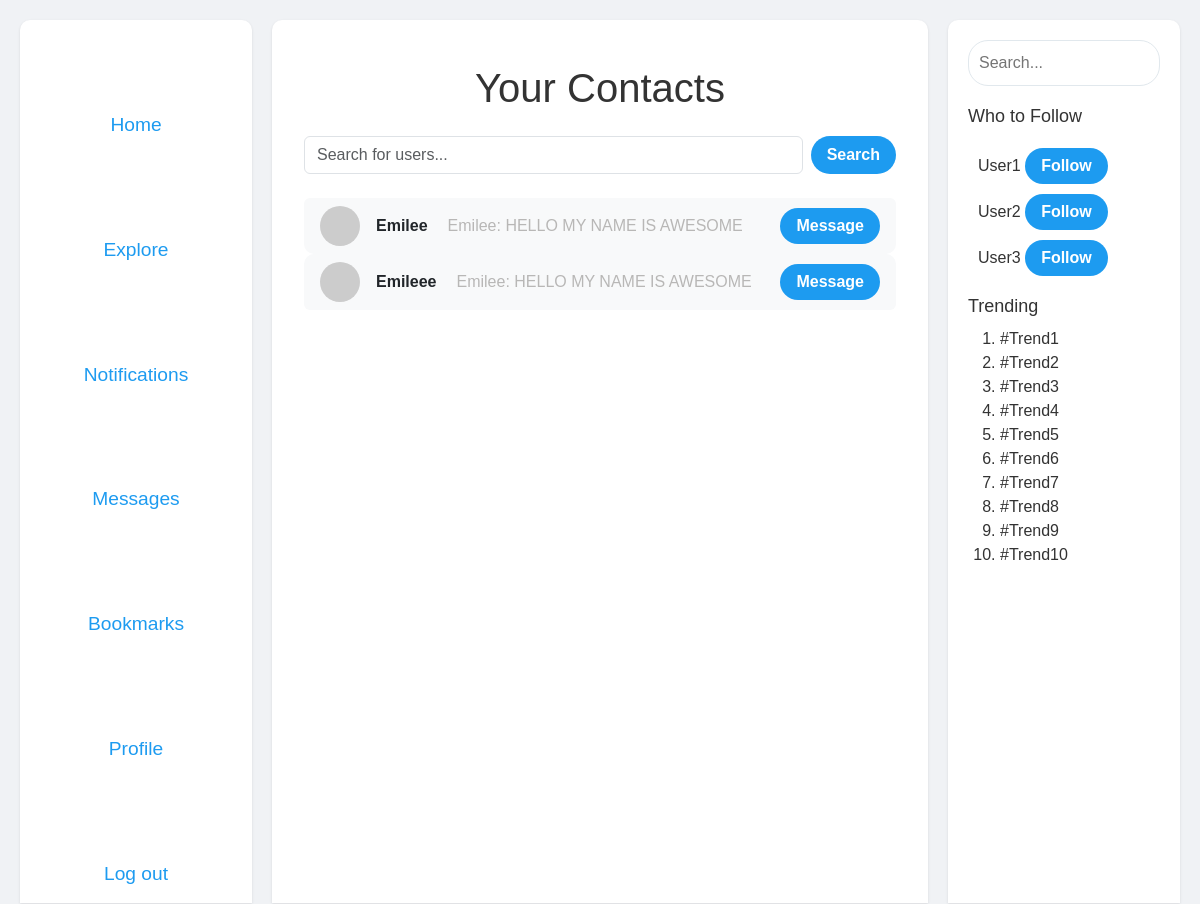
/contacts (signed in), run on the app's committed database.
### tables this page shows
CREATE TABLE users (
    id INTEGER PRIMARY KEY AUTOINCREMENT,
    username TEXT UNIQUE NOT NULL,
    password TEXT NOT NULL,  -- You should hash passwords before storing them
    email TEXT UNIQUE,
    created_at DATETIME DEFAULT CURRENT_TIMESTAMP
);

CREATE TABLE messages (
    sender_id INTEGER NOT NULL,      -- The ID of the sender
    receiver_id INTEGER NOT NULL,    -- The ID of the receiver
    message TEXT NOT NULL,           -- The text content of the message
    message_id INTEGER PRIMARY KEY AUTOINCREMENT -- Unique ID for each message
, timestamp TIMESTAMP DEFAULT CURRENT_TIMESTAMP);

### app.py (the view)
@app.route('/contacts')
@login_required
def contacts():
    if 'user_id' not in session:
        return redirect(url_for('login'))
    user_id = session['user_id']
    add_contacts = db.execute(
        "SELECT DISTINCT sender_id FROM messages WHERE receiver_id = ? AND sender_id != ?",
        user_id, user_id
    )
    add_contacts2 = db.execute(
        "SELECT DISTINCT receiver_id FROM messages WHERE sender_id = ? AND receiver_id != ?",
        user_id, user_id
    )
    for contact in add_contacts:
        contact_id = contact['sender_id']
        existing_contact = db.execute(
            "SELECT 1 FROM contacts WHERE user_id = ? AND contact_id = ?",
            user_id, contact_id
        )
        if not existing_contact:
            db.execute(
                "INSERT INTO contacts (user_id, contact_id) VALUES (?, ?)",
                user_id, contact_id
            )
    for contact in add_contacts2:
        contact_id = contact['receiver_id']
        existing_contact = db.execute(
            "SELECT 1 FROM contacts WHERE user_id = ? AND contact_id = ?",
            user_id, contact_id
        )
        if not existing_contact:
            db.execute(
                "INSERT INTO contacts (user_id, contact_id) VALUES (?, ?)",
                user_id, contact_id
            )
    msg = {}
    latest = db.execute("SELECT message FROM messages WHERE sender_id = ? OR receiver_id = ? ORDER BY timestamp ASC", user_id, user_id)[0]['message']
    sender = db.execute("SELECT sender_id FROM messages WHERE sender_id = ? OR receiver_id = ? ORDER BY timestamp ASC", user_id, user_id)[0]['sender_id']
    name = db.execute("SELECT username FROM users WHERE id = ?", sender)[0]['username']
    contacts = db.execute('''
        SELECT u.id, u.username
        FROM contacts c
        JOIN users u ON c.contact_id = u.id
        WHERE c.user_id = ?
    ''', (user_id,))
    return render_template('contacts.html', contacts=contacts, message=latest, sender=name)

### helpers.py (called while the page is built)
def login_required(f):
    @wraps(f)
    def decorated_function(*args, **kwargs):
        if session.get("user_id") is None:
            return redirect("/login")
        return f(*args, **kwargs)
    return decorated_function

### templates/contacts.html (shortened to what this page needs)
{% extends "layout.html" %}
{% block main %}
<div class="container">
    <h1 class="mt-4 mb-4 text-center">Your Contacts</h1>
    <div class="mb-4">
        <form action="{{ url_for('contacts') }}" method="get" class="d-flex">
            <input type="text" name="query" placeholder="Search for users..." class="form-control me-2">
            <button type="submit" class="button">Search</button>
        </form>
    </div>
    <ul class="list-group">
        {% for contact in contacts %}
            <li class="list-group-item d-flex justify-content-between align-items-center">
                <div class="d-flex align-items-center">
                    <img src="https://via.placeholder.com/40" alt="Profile Picture" class="rounded-circle me-3">
                    <span class="fw-bold">{{ contact.username }}</span>
                    <div class="latest-message-contacts">
                        {{ sender }}: {{ message }}
                    </div>
                </div>
                <button onclick="showMessages({{ contact.id }})" class="button">Message</button>
            </li>
        {% endfor %}
    </ul>
</div>
{% endblock %}

### static/css/styles.css (style rules this page uses)
html, body { height: 100%; margin: 0; padding: 0; }
body { font-family: Arial, sans-serif; margin: 0; padding: 0; background-color: #f0f2f5; color: #333; display: flex; overflow-y: hidden; }
.button { background-color: #1d9bf0; color: white; border: none; padding: 6px 16px; border-radius: 20px; font-weight: bold; cursor: pointer; text-decoration: none; transition:0.5s; }
.list-group-item { background-color: #f8f9fa; border: none; border-radius: 10px; transition: background-color 0.3s ease; }
.latest-message-contacts { color:#b8b7b6; margin-left:20px; }

### data on the page
users: username "Emilee"
messages: message "HELLO MY NAME IS AWESOME"
users: username "Emileee"
